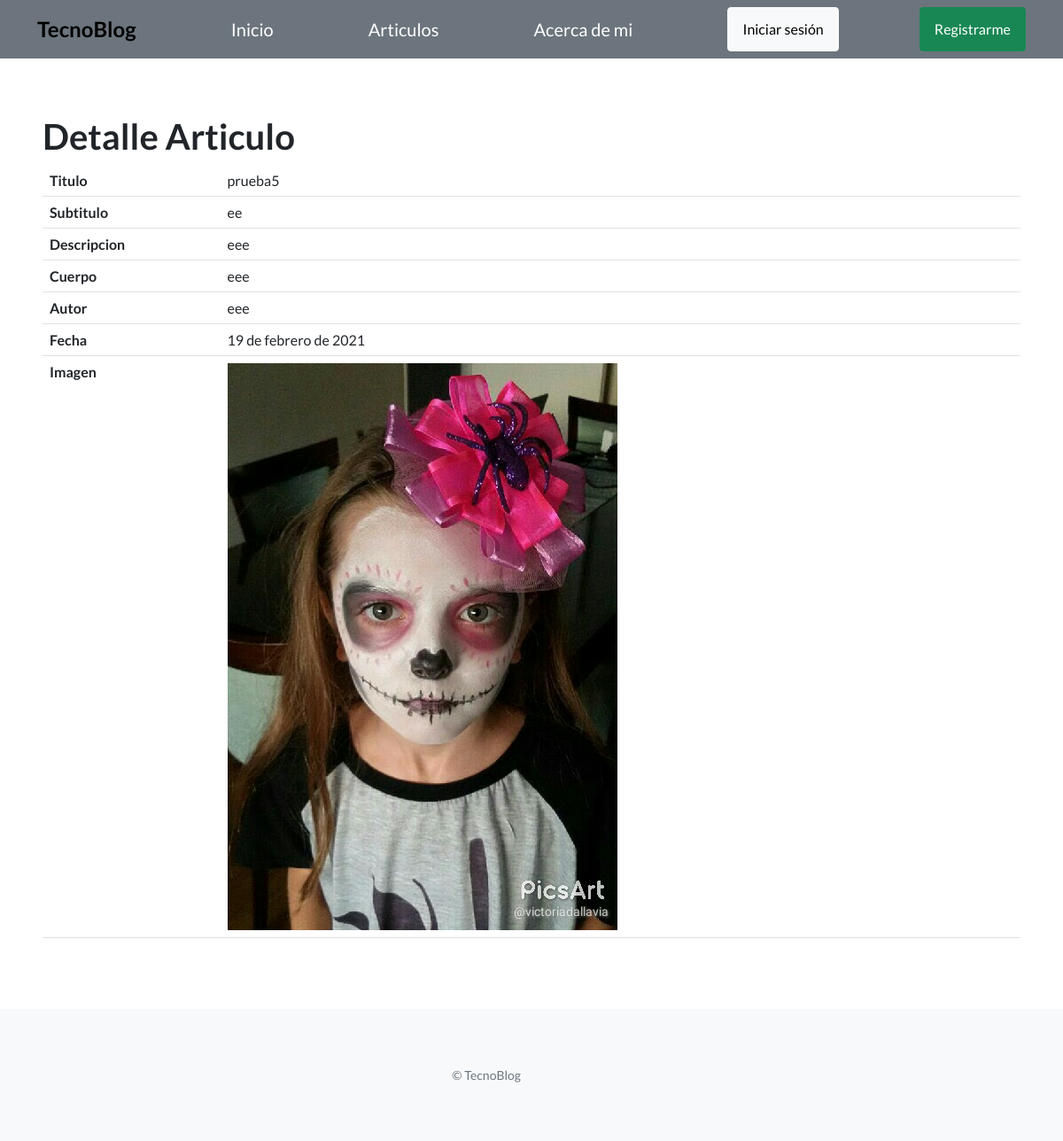
Screenshot of /detalle-articulo/9/ with the database file from the repository.
### TecnoBlog_App/models.py (models this page shows, shortened)
class Articulo(models.Model):
    titulo = models.CharField(max_length=200)
    subtitulo = models.CharField(max_length=200)
    cuerpo = models.TextField()
    autor = models.CharField(max_length=64)
    fecha = models.DateField()
    imagen = models.ImageField(upload_to='imagenes/', null=True, blank=True)
    descripcion = models.TextField()
    creador = models.ForeignKey(User, on_delete=models.CASCADE, null=True)

### TecnoBlog_App/views.py (the view)
# urls.py: path("detalle-articulo/<int:id>/", detallar_articulo, name="detallar_articulo"),
def detallar_articulo(request, id):
    try:
        articulo = Articulo.objects.get(id=id)
        contexto = {
            "articulo": articulo
        }
        return render(request, "TecnoBlog_App/detalle_articulo.html", contexto)
    except Articulo.DoesNotExist:
        return redirect('listar_articulos')

### TecnoBlog_App/templates/TecnoBlog_App/detalle_articulo.html (shortened to what this page needs)
{% extends "TecnoBlog_App/base.html" %}
{% load static %}
{% block contenido %}
<section>
  <div>
    <h1>Detalle Articulo</h1>
    <table class="table">
      <tbody>
        <tr>
          <th>Titulo</th>
          <td>{{ articulo.titulo }}</td>
        </tr>
        <tr>
          <th>Subtitulo</th>
          <td>{{ articulo.subtitulo }}</td>
        </tr>
        <tr>
          <th>Descripcion</th>
          <td>{{ articulo.descripcion }}</td>
        </tr>
        <tr>
          <th>Cuerpo</th>
          <td>{{ articulo.cuerpo }}</td>
        </tr>
        <tr>
          <th>Autor</th>
          <td>{{ articulo.autor }}</td>
        </tr>
        <tr>
          <th>Fecha</th>
          <td>{{ articulo.fecha }}</td>
        </tr>
        <tr>
          <th>Imagen</th>
          <td><img src="{{ articulo.imagen.url }}" alt=""></td>
        </tr>
      </tbody>
    </table>
  </div>
</section>
{% endblock contenido %}

### rows the page displays
Articulo: titulo "prueba5", subtitulo "ee", descripcion "eee", cuerpo "eee", autor "eee", fecha "19 de febrero de 2021", imagen (picture)
